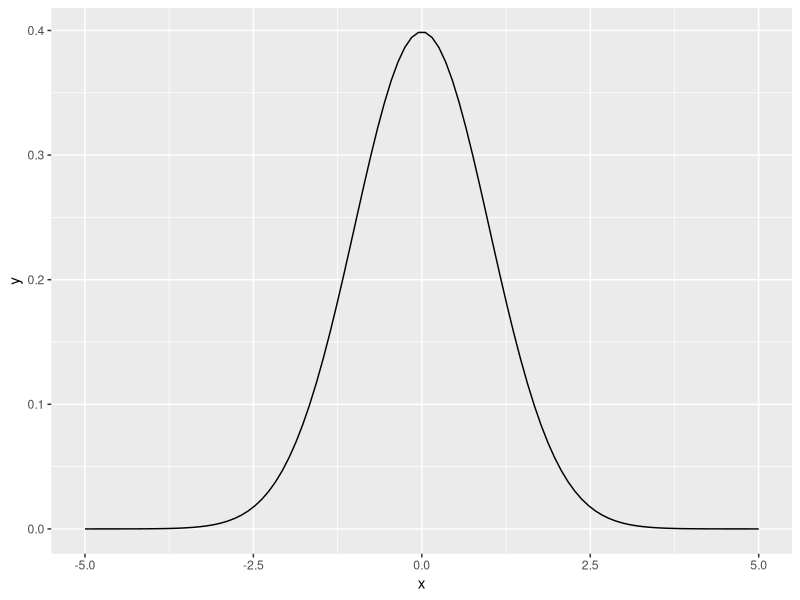
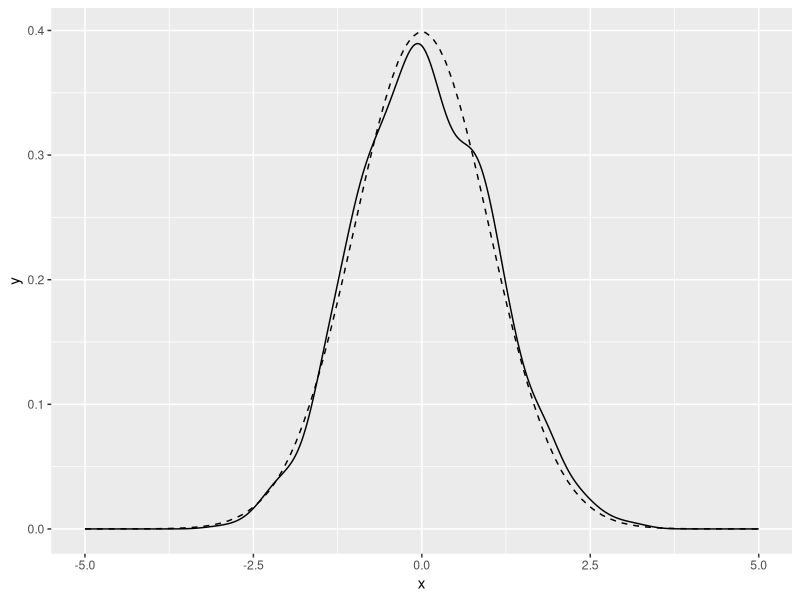

Reproduce these figures in R, in order.
help("sprintf")
library(ggplot2)
x <-seq(from = -5, to =5, length.out = 100)
f <- dnorm(x)
ggplot(data.frame(x=x, y=f), aes(x=x,y=y))+geom_line()

u <- rnorm(1000)
u
#plot the distribution of points
ggplot(data.frame(x=u), aes(x=x)) +geom_density()+
  geom_line(data=data.frame(x=x, y=f), aes(x=x, y=y), linetype =2)

#estimating propbabilites of curves
pnorm(0)
pnorm(-2)
qnorm(0.5)
qnorm(0.75)

#Tutorials
z <- c(10,20,30,40,40)
pnorm(z)
qnorm(z)
dnorm(z)
rnorm(z)
pbinom(z, size=4, prob = 0.2)

#binomial distribution
dbinom(4, size = 12, prob = 0.2)
#or
dbinom(0, size = 12, prob = 0.2)+dbinom(1, size = 12, prob = 0.2)+
  dbinom(2, size = 12, prob = 0.2)+dbinom(3, size = 12, prob = 0.2)+
  dbinom(4, size = 12, prob = 0.2)
#or you can use cumulative probability distribution
pbinom(4, size = 12, prob = 0.2)

#poisson distribution
ppois(16,  lambda = 12)#0.898709
#upper tail
ppois(16, lambda = 12, lower.tail = FALSE)#0.101291

#continous uniform distribution
runif(10, min = 1, max = 3)
#exponential distribution
pexp(2, rate = 1/3)
#normal distribution
pnorm(84, mean = 72, sd = 15.2, lower.tail = FALSE)
